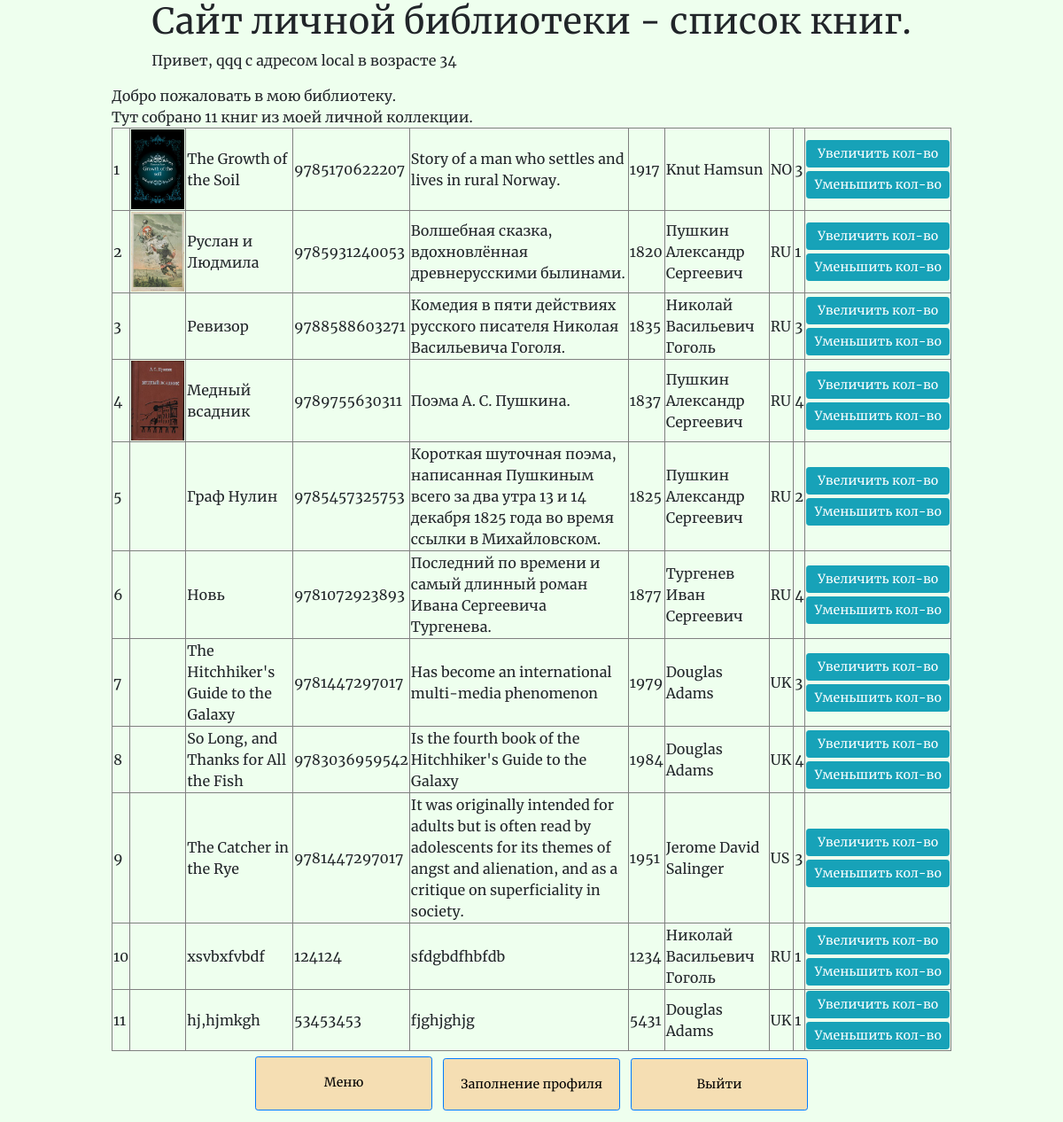
The app's page /index/ (signed in) with its own data.
### p_library/models.py (models this page shows, shortened)
class Book(models.Model):
    ISBN = models.CharField(max_length=13)
    title = models.TextField()
    description = models.TextField()
    year_release = models.SmallIntegerField()
    author = models.ForeignKey(Author, on_delete=models.CASCADE)
    copy_count = models.IntegerField(default=1)
    price = models.DecimalField(max_digits=30, decimal_places=2)
    publisher = models.ForeignKey(Publisher, null=True, blank=True, on_delete=models.CASCADE)
    lendedto = models.ForeignKey(Friend, null=True, blank=True, on_delete=models.CASCADE)
    cover = models.ImageField(upload_to="covers", blank=True)

class Author(models.Model):
    full_name = models.TextField()
    birth_year = models.SmallIntegerField()
    country = models.CharField(max_length=2)

### p_library/views.py (the view)
# urls.py: path('index/', views.indexL.as_view()),
class indexL(ListView):
    model = Book
    context_object_name = "books"
    template_name = "index.html"
    def dispatch(self, request, *args, **kwargs):
        if self.request.user.is_anonymous:
            return HttpResponseRedirect(reverse_lazy('login'))
        return super(indexL, self).dispatch(request, *args, **kwargs)
    def get_context_data(self, **kwargs):
        context = super().get_context_data(**kwargs)
        context.update(get_context(self.request))
        return context

### p_library/views.py (called while the page is built)
def get_context(request):
    context = {}
    if request.user.is_authenticated:
        context["username"] = request.user.username
        context["provider"] = SocialAccount.objects.get(user=request.user).provider
        context["age"] = SocialAccount.objects.get(user=request.user).extra_data["age"]
        if context["provider"] == "github":
            context['github_url'] = SocialAccount.objects.get(user=request.user).extra_data['html_url']
    return context

### p_library/templates/index.html (shortened to what this page needs)
{% extends 'pl_base.html' %}
{% block extra_header %}
    - список книг.
{% endblock extra_header %}
{% block main_content %}
<div class="wrapperin">
    Добро пожаловать в мою библиотеку. <br>
    Тут собрано {{ books|length }} книг из моей личной коллекции.
    <table border="1">
        {% for book in books %}
        <tr>
            <td>{{forloop.counter}}</td>
            <td>
                {% if book.cover %}
                    <img src="{{ book.cover.url }}" height="90" width="60">
                {% endif %}
            </td>
            <td>{{ book.title }}</td>
            <td>{{ book.ISBN }}</td>
            <td>{{ book.description }}</td>
            <td>{{ book.year_release }}</td>
            <td>{{ book.author.full_name }}</td>
            <td>{{ book.author.country }}</td>
            <td>{{ book.copy_count }}</td>
            <td>
                <form action="/index/book_increment/" method="post" enctype="multipart/form-data">
                    <input type="submit" value="Увеличить кол-во" class="btn btn-info btn-sm btn-block mb-1" />
                </form>
                <form action="/index/book_decrement/" method="post" enctype="multipart/form-data">
                    <input type="submit" value="Уменьшить кол-во" class="btn btn-info btn-sm btn-block" />
                </form>
            </td>
        </tr>
        {% endfor %}
    </table>
</div>
{% endblock main_content %}

### p_library/templates/pl_base.html (shortened to what this page needs)
<!DOCTYPE html>
<html lang="ru">
{% load static %}
{% load socialaccount %}
<head>
    <link rel="stylesheet" href="{% static 'css/bootstrap.min.css' %}">
    <link rel="stylesheet" href="{% static 'css/style.css' %}">
</head>
<body>
    <header>
        <div class="wrapperout">
            <div class="wrapperheader">
                <h1>Сайт личной библиотеки{% block extra_header %}{% endblock extra_header %}</h1>
                {% if username %}
                <p>Привет, {{ username }} с адресом {% if provider == "local" %} {{ provider }} {% else %} {{ github_url }} {% endif %} в возрасте {{ age }}</p>
                {% else %}
                <p>Тебе нужно <a href="register/">зарегистрироваться</a> или <a href="login/">войти на сайт</a>!</p>
                {% endif %}
            </div>
        </div>
    </header>
    <main>
        <div class="wrapperout">
            {% block main_content %}
            {% endblock main_content %}
        </div>
    </main>
    <footer>
        <div class="wrapperout">
            <div class="wrapperin footer">
                <a href="/" class="btn btn-primary btn-sm btn-block">Меню</a>
                {% if username %}
                <a href="/profile-create/" class="btn btn-primary btn-sm btn-block">Заполнение профиля</a>
                <a href="/logout/" class="btn btn-primary btn-sm btn-block">Выйти</a>
                {% endif %}
            </div>
        </div>
    </footer>
</body>

### static/css/style.css (style rules this page uses)
body { background-color: #eeffee; font-family: Merriweather, serif; margin: 0; }
header { min-height: 80px; margin: 0; }
main { min-height: calc(100vh - 161px); margin: 0; }
footer { height: 80px; margin: 0; }
.wrapperout { display: flex; justify-content: center; max-width: 79vw; margin: auto; }
.wrapperheader { display: flex; flex-direction: column; justify-content: space-between; align-items: stretch; margin: auto; }
.wrapperin { display: flex; flex-direction: column; justify-content: space-between; align-items: stretch; margin: auto; }
.footer { flex-direction: row; }
.wrapperin a { background-color: wheat; text-align: center; vertical-align: middle; width: 200px; height: 64; margin: 6px; padding: 18px; color: black; text-decoration: none; background-color: wheat; }

### records on screen
Book: cover (picture), title "The Growth of the Soil", ISBN "9785170622207", description "Story of a man who settles and lives in rural Norway.", year_release "1917", author.full_name "Knut Hamsun", author.country "NO", copy_count "3"
Book: cover (picture), title "Руслан и Людмила", ISBN "9785931240053", description "Волшебная сказка, вдохновлённая древнерусскими былинами.", year_release "1820", author.full_name "Пушкин Александр Сергеевич", author.country "RU", copy_count "1"
Book: title "Ревизор", ISBN "9788588603271", description "Комедия в пяти действиях русского писателя Николая Васильевича Гоголя.", year_release "1835", author.full_name "Николай Васильевич Гоголь", author.country "RU", copy_count "3"
Book: cover (picture), title "Медный всадник", ISBN "9789755630311", description "Поэма А. С. Пушкина.", year_release "1837", author.full_name "Пушкин Александр Сергеевич", author.country "RU", copy_count "4"
Book: title "Граф Нулин", ISBN "9785457325753", description "Короткая шуточная поэма, написанная Пушкиным всего за два утра 13 и 14 декабря 1825 года во время ссылки в Михайловском.", year_release "1825", author.full_name "Пушкин Александр Сергеевич", author.country "RU", copy_count "2"
Book: title "Новь", ISBN "9781072923893", description "Последний по времени и самый длинный роман Ивана Сергеевича Тургенева.", year_release "1877", author.full_name "Тургенев Иван Сергеевич", author.country "RU", copy_count "4"
Book: title "The Hitchhiker's Guide to the Galaxy", ISBN "9781447297017", description "Has become an international multi-media phenomenon", year_release "1979", author.full_name "Douglas Adams", author.country "UK", copy_count "3"
Book: title "So Long, and Thanks for All the Fish", ISBN "9783036959542", description "Is the fourth book of the Hitchhiker's Guide to the Galaxy", year_release "1984", author.full_name "Douglas Adams", author.country "UK", copy_count "4"
Book: title "The Catcher in the Rye", ISBN "9781447297017", description "It was originally intended for adults but is often read by adolescents for its themes of angst and alienation, and as a critique on superficiality in society.", year_release "1951", author.full_name "Jerome David Salinger", author.country "US", copy_count "3"
Book: title "xsvbxfvbdf", ISBN "124124", description "sfdgbdfhbfdb", year_release "1234", author.full_name "Николай Васильевич Гоголь", author.country "RU", copy_count "1"
Book: title "hj,hjmkgh", ISBN "53453453", description "fjghjghjg", year_release "5431", author.full_name "Douglas Adams", author.country "UK", copy_count "1"

### other values on screen
{{ username }} "qqq"
{{ provider }} "local"
{{ age }} "34"
{{ books|length }} "11"
